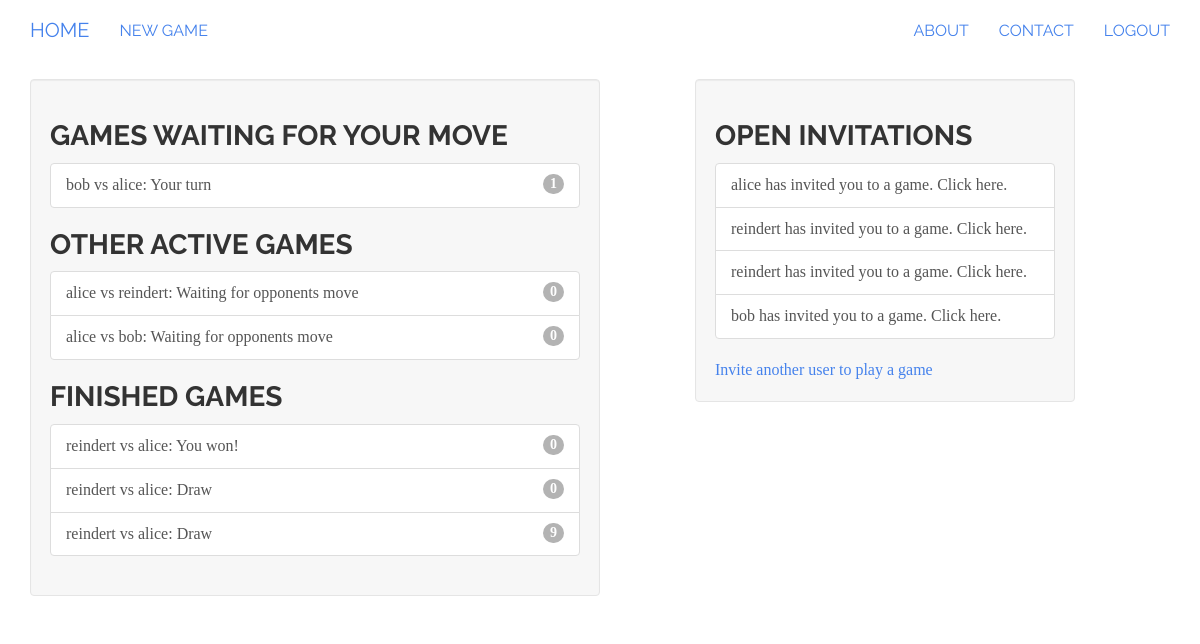
/user/home (signed in), run on the app's committed database.
### tictactoe/models.py (models this page shows, shortened)
class Game(models.Model):
    first_player = models.ForeignKey(User, related_name="games_first_player")
    second_player = models.ForeignKey(User, related_name="games_second_player")
    next_to_move = models.ForeignKey(User, related_name="games_to_move")
    start_time = models.DateTimeField(auto_now_add=True)
    last_active = models.DateTimeField(auto_now=True)
    status = models.CharField(max_length=1, default='A',
                              choices=GAME_STATUS_CHOICES)
    objects = GamesManager()
    def get_absolute_url(self):
        return reverse('tictactoe_game_detail', args=[self.id])
    def __str__(self):
        return "{0} vs {1}".format(self.first_player, self.second_player)

class Invitation(models.Model):
    from_user = models.ForeignKey(User, related_name="invitations_sent")
    to_user = models.ForeignKey(User, related_name="invitations_received",
                                verbose_name="User to invite",
                                help_text="Please select the user you want to play a game with")
    message = models.CharField("Optional Message", max_length=300, blank=True,
                               help_text="Adding a friendly message is never a bad idea!")
    timestamp = models.DateTimeField(auto_now_add=True)

### user/views.py (the view)
@login_required
def home(request):
    my_games = Game.objects.games_for_user(request.user)
    active_games = my_games.filter(status="A")
    finished_games = my_games.exclude(status="A")
    waiting_games = active_games.filter(next_to_move=request.user)
    other_games = active_games.exclude(next_to_move=request.user)
    invitations = request.user.invitations_received.all()
    context = {'other_games': other_games,
                'waiting_games': waiting_games,
                'finished_games': finished_games,
                'invitations': invitations}
    return render(request, "user/home.html", context)

### tictactoe/models.py (called while the page is built)
    def games_for_user(self, user):
        return super(GamesManager, self).get_queryset().filter(
            Q(first_player_id=user.id) | Q(second_player_id=user.id))

### user/templates/user/home.html (shortened to what this page needs)
{% extends "base.html" %}
{% block content %}
    <div class="well col-sm-6">
        {% include "tictactoe/game_list_snippet.html" with header="Games waiting for your move" games_list=waiting_games %}
        {% include "tictactoe/game_list_snippet.html" with header="Other active games" games_list=other_games %}
        {% include "tictactoe/game_list_snippet.html" with header="Finished games" games_list=finished_games %}
    </div>
    <div class="well col-sm-4 col-sm-push-1">
        {% if invitations %}
            <h3 class="panel-header">Open invitations</h3>
            <div class="list-group" >
                {% for inv in invitations %}
                    <a class="list-group-item" href="{% url 'tictactoe_accept_invitation' pk=inv.id %}">
                        {{ inv.from_user.username }} has invited you to a game. Click here.
                    </a>
                {% endfor %}
            </div>
        {% endif %}
        <a href="{% url 'tictactoe_invite' %}">Invite another user to play a game</a>
    </div>
{% endblock content %}

### templates/base.html (shortened to what this page needs)
{% load staticfiles %}
<!DOCTYPE html>
 <html class="no-js">
    <head>
        {% block styling %}
            <link rel="stylesheet" href="{% static 'bootstrap/css/bootstrap.min.css' %}">
        {% endblock styling %}
    </head>
    <body>
    <div class="navbar navbar-default navbar-static-top">
      <div class="container">
        <div class="navbar-header">
            {% if user.is_authenticated %}
              <a class="navbar-brand" href="{% url 'user_home' %}">Home</a>
            {% else %}
              <a class="navbar-brand" href="{% url 'boardgames_home' %}">Home</a>
            {% endif %}
        </div>
          <ul class="nav navbar-nav">
            <li><a href="{% url 'tictactoe_invite' %}">New Game</a></li>
          </ul>
          <ul class="nav navbar-nav navbar-right">
            <li><a href="#">About</a></li>
            <li><a href="#">Contact</a></li>
            {% if user.is_authenticated %}
                <li><a href="{% url 'boardgames_logout' %}">Logout</a></li>
            {% else %}
                <li><a href="{% url 'boardgames_login' %}">Login</a></li>
            {% endif %}
          </ul>
      </div>
    </div>
    <div class="container">
        {% block content %}
        {% endblock content %}
    </div>
    </body>
</html>

### tictactoe/templates/tictactoe/game_list_snippet.html
<h3 class="panel-header">{{ header }}</h3>
<div class="list-group" >
    {% for game in games_list %}
        <a class="list-group-item" href="{{ game.get_absolute_url }}">
            {{ game }}:
            {% if game.status == "A" %}
                {% if game.next_to_move == user %}Your turn{% else %}Waiting for opponents move{% endif %}
            {% elif game.status == "D" %}
                Draw
            {% elif game.status == "F" and user == game.first_player %}
                You won!
            {% elif game.status == "S" and user == game.second_player %}
                You won!
            {% else %}
                You lost!
            {% endif %}
            <span class="badge">{{ game.move_set.count }}</span></a>
    {% empty %}
        <span class="list-group-item">No games available.</span>
    {% endfor %}
</div>

### data on the page
Game: first_player+second_player "bob vs alice", status "Your turn", move_set.count "1"
Game: first_player+second_player "alice vs reindert", status "Waiting for opponents move", move_set.count "0"
Game: first_player+second_player "alice vs bob", status "Waiting for opponents move", move_set.count "0"
Game: first_player+second_player "reindert vs alice", status "You won!", move_set.count "0"
Game: first_player+second_player "reindert vs alice", status "Draw", move_set.count "0"
Game: first_player+second_player "reindert vs alice", status "Draw", move_set.count "9"
Invitation: from_user.username "alice"
Invitation: from_user.username "reindert"
Invitation: from_user.username "reindert"
Invitation: from_user.username "bob"

### other printed values
{{ header }} "GAMES WAITING FOR YOUR MOVE OTHER ACTIVE GAMES FINISHED GAMES"
